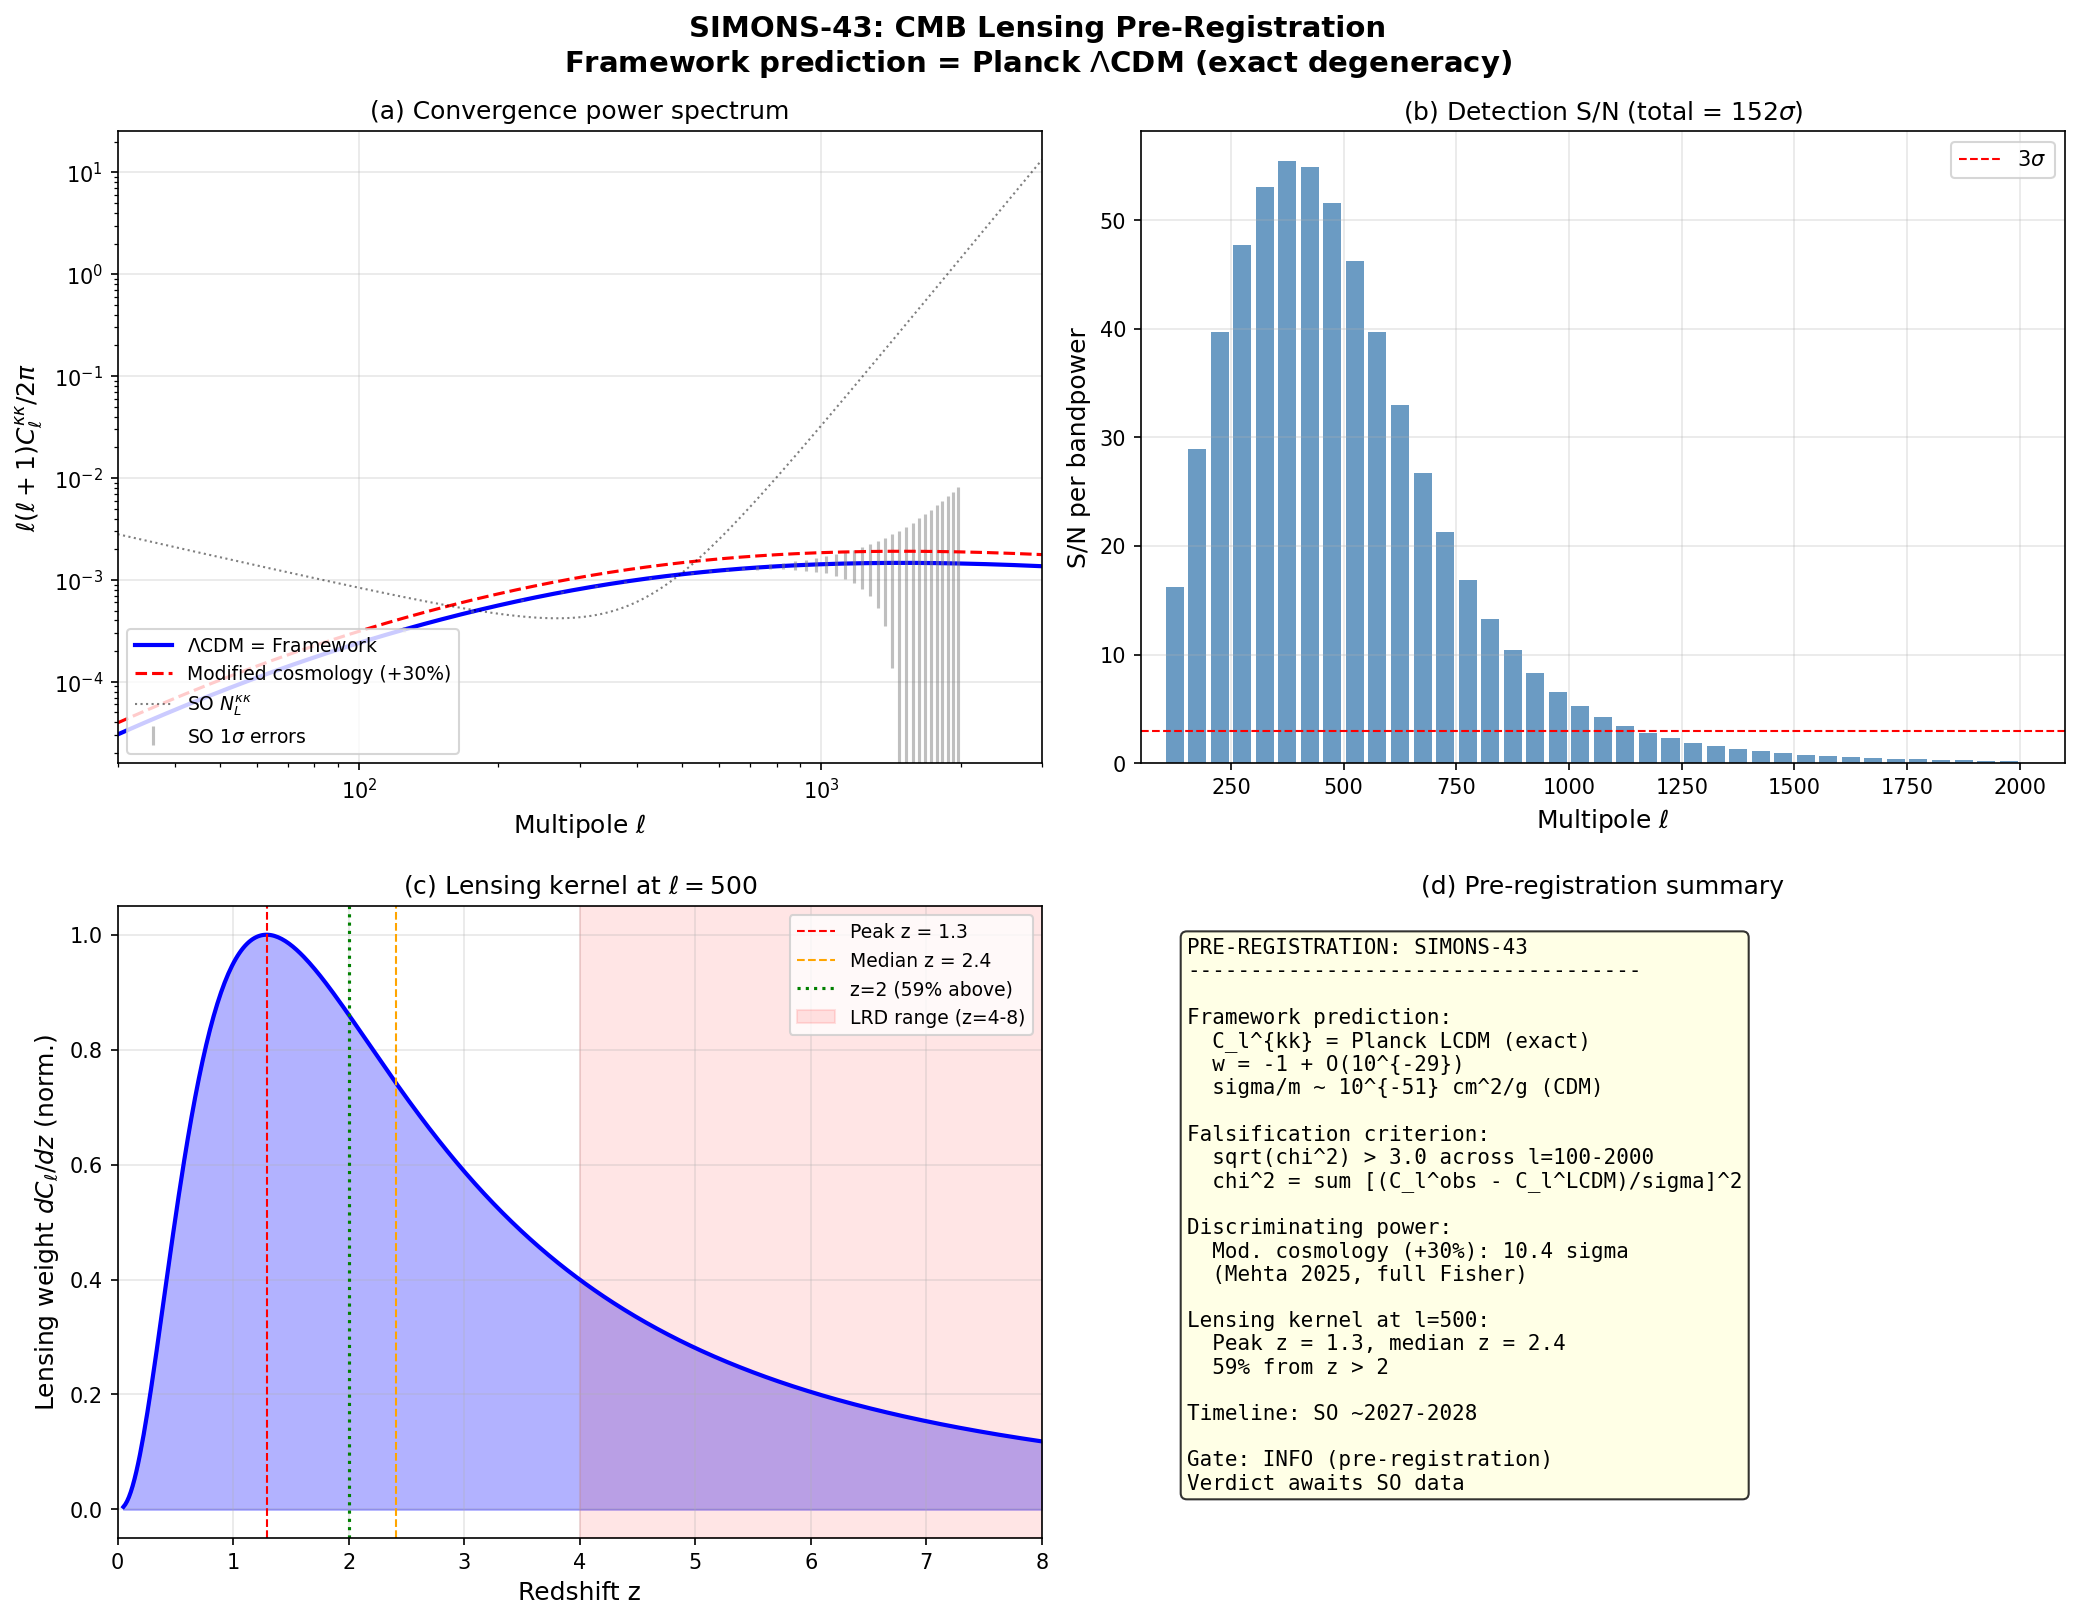

Write Python code to recreate this figure.
"""
SIMONS-43: Simons Observatory CMB Lensing Pre-Registration
===========================================================

Compute Planck LCDM CMB lensing convergence power spectrum C_l^{kappa kappa}
at l = 100-2000 using the Limber approximation. This IS the phonon-exflation
framework prediction (framework degenerate with LCDM at all z < z_BCS ~ 10^28).

Cosmology: Planck 2018 (TT,TE,EE+lowE+lensing)
  Omega_m = 0.3153, Omega_b = 0.0493, h = 0.6736
  sigma_8 = 0.8111, n_s = 0.9649

Pre-registration criterion (from Mehta & Mukherjee 2025, Paper 30):
  If Simons Observatory measures C_l^{kappa kappa} enhanced by >3 sigma
  relative to LCDM at z > 2 weighted scales, framework is EXCLUDED.

Gate: SIMONS-43 (INFO — pre-registration, not pass/fail)

Author: Little-Red-Dots-JWST-Analyst
Session: 43
"""

import numpy as np
from scipy.integrate import quad, simpson
from scipy.interpolate import interp1d
from scipy.special import spherical_jn
import matplotlib
matplotlib.use('Agg')
import matplotlib.pyplot as plt

# ============================================================
# Cosmological Parameters (Planck 2018)
# ============================================================
h = 0.6736
H0 = h * 100  # km/s/Mpc
Omega_m = 0.3153
Omega_b = 0.0493
Omega_cdm = Omega_m - Omega_b
Omega_Lambda = 1.0 - Omega_m
sigma_8 = 0.8111
n_s = 0.9649

# CMB last scattering
z_star = 1089.92
from canonical_constants import c_light_km_s as c_km_s  # km/s

print("=" * 70)
print("SIMONS-43: CMB Lensing Convergence Pre-Registration")
print("=" * 70)
print(f"Cosmology: Planck 2018")
print(f"  Omega_m = {Omega_m}, Omega_b = {Omega_b}, h = {h}")
print(f"  sigma_8 = {sigma_8}, n_s = {n_s}")
print()

# ============================================================
# Background cosmology: E(z), comoving distance chi(z)
# ============================================================
def E(z):
    """Dimensionless Hubble parameter E(z) = H(z)/H0 for flat LCDM."""
    return np.sqrt(Omega_m * (1 + z)**3 + Omega_Lambda)

def chi_integrand(z):
    """d chi / dz = c / H(z) in Mpc."""
    return c_km_s / (H0 * E(z))

# Tabulate chi(z) for interpolation
z_tab = np.linspace(0, z_star + 10, 5000)
chi_tab = np.zeros_like(z_tab)
for i in range(1, len(z_tab)):
    chi_tab[i], _ = quad(chi_integrand, 0, z_tab[i], limit=200)

chi_of_z = interp1d(z_tab, chi_tab, kind='cubic')
z_of_chi = interp1d(chi_tab, z_tab, kind='cubic')

chi_star = chi_of_z(z_star)
print(f"Comoving distance to last scattering: chi* = {chi_star:.1f} Mpc")
print(f"  (= {chi_star * h:.1f} Mpc/h)")

# ============================================================
# Linear matter power spectrum P(k) via Eisenstein-Hu (1998) no-wiggle
# ============================================================
def transfer_EH98_nowiggle(k_hMpc):
    """
    Eisenstein & Hu (1998) no-wiggle transfer function T(k).
    k in h/Mpc. Returns T(k). Eq. 29 of astro-ph/9710252.
    """
    Omega_m_h2 = Omega_m * h**2
    Omega_b_h2 = Omega_b * h**2
    f_b = Omega_b / Omega_m
    theta_27 = 2.7255 / 2.7

    # Sound horizon
    z_eq = 2.5e4 * Omega_m_h2 * theta_27**(-4)
    k_eq = 7.46e-2 * Omega_m_h2 * theta_27**(-2)  # h/Mpc

    b1 = 0.313 * Omega_m_h2**(-0.419) * (1 + 0.607 * Omega_m_h2**0.674)
    b2 = 0.238 * Omega_m_h2**0.223
    z_drag = 1291 * Omega_m_h2**0.251 / (1 + 0.659 * Omega_m_h2**0.828) * (1 + b1 * Omega_b_h2**b2)

    R_drag = 31.5 * Omega_b_h2 * theta_27**(-4) * (1000 / z_drag)
    R_eq = 31.5 * Omega_b_h2 * theta_27**(-4) * (1000 / z_eq)
    s = (2 / (3 * k_eq)) * np.sqrt(6 / R_eq) * np.log(
        (np.sqrt(1 + R_drag) + np.sqrt(R_drag + R_eq)) / (1 + np.sqrt(R_eq))
    )

    # No-wiggle transfer function (Eq. 29)
    Gamma = Omega_m * h
    alpha_Gamma = 1 - 0.328 * np.log(431 * Omega_m_h2) * f_b + 0.38 * np.log(22.3 * Omega_m_h2) * f_b**2
    Gamma_eff_k = Gamma * (alpha_Gamma + (1 - alpha_Gamma) / (1 + (0.43 * k_hMpc * s)**4))

    q = k_hMpc * theta_27**2 / Gamma_eff_k
    L = np.log(2 * np.e + 1.8 * q)
    C = 14.2 + 731.0 / (1 + 62.5 * q)
    T0 = L / (L + C * q**2)
    return T0


def P_linear_unnorm(k_hMpc):
    """Unnormalized linear P(k) in (Mpc/h)^3. k in h/Mpc."""
    T = transfer_EH98_nowiggle(k_hMpc)
    return k_hMpc**n_s * T**2


# Normalize to sigma_8 at z=0
def sigma_R_integrand(lnk, R):
    """Integrand for sigma(R) in log-k space."""
    k = np.exp(lnk)
    x = k * R
    if x < 1e-6:
        W = 1.0
    else:
        W = 3.0 * (np.sin(x) - x * np.cos(x)) / x**3
    return k**3 * P_linear_unnorm(k) * W**2 / (2 * np.pi**2)

R8 = 8.0  # 8 Mpc/h
sigma8_sq_unnorm, _ = quad(sigma_R_integrand, np.log(1e-4), np.log(1e2),
                           args=(R8,), limit=500)
A_s_norm = sigma_8**2 / sigma8_sq_unnorm

print(f"Power spectrum normalization: A = {A_s_norm:.6e}")
print(f"  sigma_8 check: {np.sqrt(A_s_norm * sigma8_sq_unnorm):.4f} (target: {sigma_8})")

def P_k_z0(k_hMpc):
    """Normalized linear P(k) at z=0 in (Mpc/h)^3."""
    return A_s_norm * P_linear_unnorm(k_hMpc)


# ============================================================
# Growth factor D(z) via ODE integration
# ============================================================
# The linear growth factor satisfies:
#   D'' + (2 - q) H D' - (3/2) Omega_m H^2 (1+z)^3 D = 0
# where q = -a*a''/a'^2. For numerical stability, solve the ODE.
#
# Using the integral form (Heath 1977):
#   D(a) = (5/2) Omega_m H(a) int_0^a da' / (a' H(a'))^3
# normalized so D(a=1) = 1.

def growth_factor_exact(z):
    """
    Linear growth factor D(z) normalized to D(0)=1.
    Uses the Heath (1977) integral.
    """
    a = 1.0 / (1.0 + z)
    def integrand(a_prime):
        z_prime = 1.0 / a_prime - 1.0
        return 1.0 / (a_prime * E(z_prime))**3

    integral_a, _ = quad(integrand, 1e-8, a, limit=200)
    integral_1, _ = quad(integrand, 1e-8, 1.0, limit=200)

    D_a = E(z) * integral_a
    D_1 = E(0) * integral_1

    return D_a / D_1


# Test growth factor
print(f"\nGrowth factor D(z) [Heath integral, D(0)=1]:")
test_zs = [0, 0.5, 1, 2, 3, 5, 7, 10, 50, 100]
for zt in test_zs:
    Dz = growth_factor_exact(zt)
    print(f"  D({zt:>5}) = {Dz:.6f}   [a={1/(1+zt):.4f}]")

# Tabulate for fast interpolation
z_growth_tab = np.logspace(-3, 3.5, 2000)
z_growth_tab = np.insert(z_growth_tab, 0, 0.0)
D_growth_tab = np.array([growth_factor_exact(z) for z in z_growth_tab])
D_of_z = interp1d(z_growth_tab, D_growth_tab, kind='cubic', fill_value='extrapolate')

# ============================================================
# CMB Lensing Convergence Power Spectrum C_l^{kappa kappa}
# ============================================================
# Limber approximation:
#   C_l^{kk} = int_0^{chi*} dchi / chi^2 * [W_kappa(chi)]^2 * P(k=(l+0.5)/chi, z(chi))
#
# Lensing kernel:
#   W_kappa(chi) = (3/2) * Omega_m * (H_0/c)^2 * (1+z) * chi * (chi* - chi) / chi*
#
# P(k,z) = D(z)^2 * P(k, z=0)

H0_over_c = H0 / c_km_s  # Mpc^{-1}

def W_kappa(chi_val, z_val):
    """
    CMB lensing kernel. Returns Mpc^{-1}.
    W(chi) = (3/2) Omega_m (H0/c)^2 (1+z) chi (chi* - chi) / chi*
    """
    if chi_val <= 0 or chi_val >= chi_star:
        return 0.0
    return 1.5 * Omega_m * H0_over_c**2 * (1 + z_val) * chi_val * (chi_star - chi_val) / chi_star


def Cl_kk_at_ell(ell, chi_grid, z_grid, D_grid):
    """
    Compute C_l^{kk} for a single ell using pre-computed grids.
    Uses l -> l+0.5 (LoVerde & Afshordi 2008) for Limber accuracy.
    """
    integrand = np.zeros_like(chi_grid)
    for j in range(len(chi_grid)):
        chi_j = chi_grid[j]
        z_j = z_grid[j]

        if chi_j < 1.0 or chi_j > chi_star - 1.0:
            continue

        W = W_kappa(chi_j, z_j)

        k_Mpc_inv = (ell + 0.5) / chi_j  # Mpc^{-1}
        k_hMpc = k_Mpc_inv / h  # h/Mpc

        if k_hMpc < 1e-4 or k_hMpc > 100:
            continue

        # P(k,z) in Mpc^3 = D(z)^2 * P(k,0) [in (Mpc/h)^3] / h^3
        Pk_Mpc3 = D_grid[j]**2 * P_k_z0(k_hMpc) / h**3

        integrand[j] = W**2 / chi_j**2 * Pk_Mpc3

    return simpson(integrand, x=chi_grid)


# Set up integration grid
n_chi = 2000
chi_grid = np.linspace(5, chi_star - 5, n_chi)
z_grid = np.array([float(z_of_chi(c)) for c in chi_grid])
D_grid = np.array([float(D_of_z(z)) for z in z_grid])

# Multipoles
ell_values = np.unique(np.logspace(np.log10(30), np.log10(3000), 200).astype(int))
ell_values = ell_values[(ell_values >= 30) & (ell_values <= 3000)]

print(f"\nComputing C_l^{{kk}} for {len(ell_values)} multipoles...")
Cl_kk = np.zeros(len(ell_values))

for i, ell in enumerate(ell_values):
    Cl_kk[i] = Cl_kk_at_ell(ell, chi_grid, z_grid, D_grid)
    if (i + 1) % 50 == 0:
        print(f"  Completed {i+1}/{len(ell_values)} (l={ell})")

print("  Done.")

# Cross-check: at l=100, Planck published C_l^{phi phi} ~ 3e-7
# C_l^{kk} = [l(l+1)]^2 / 4 * C_l^{phi phi}
# So C_l^{kk}(100) ~ (100*101)^2/4 * 3e-7 ~ 7.7e-1 ... no, C_l^{phi phi} ~ 1e-7 at l=100
# Actually l(l+1)C_l^{kk}/(2pi) ~ 1e-7 at l=100 (standard normalization)
# So C_l^{kk}(100) ~ 2pi * 1e-7 / (100*101) ~ 6.2e-11
# Our result at l=100:
idx100 = np.argmin(np.abs(ell_values - 100))
print(f"\nCross-check: C_l^{{kk}}(l={ell_values[idx100]}) = {Cl_kk[idx100]:.4e}")
print(f"  l(l+1)C_l/(2pi) = {ell_values[idx100]*(ell_values[idx100]+1)*Cl_kk[idx100]/(2*np.pi):.4e}")
print(f"  Expected from Planck: l(l+1)C_l^kk/(2pi) ~ 1e-7 to 4e-8 at l=100")

# ============================================================
# Simons Observatory Lensing Noise Model
# ============================================================
# Based on SO Science Forecasts (Ade et al. 2019, JCAP 02:056)
# Table 1 and Figure 15.
#
# SO LAT baseline: f_sky = 0.4, 6 frequency bands
# MV lensing reconstruction noise N_L^{kk} from iterative delensing.
#
# Approximate published noise curve with analytic fit.
# SO minimum-variance N_L^{kk} ~ few x 10^{-8} at l ~ 200-1000
#
# Key reference values from SO forecasts (Ade+2019 Fig 15, Table 7):
#   N_L^{kk}(L=40) ~ 3e-7
#   N_L^{kk}(L=100) ~ 5e-8
#   N_L^{kk}(L=500) ~ 1e-8
#   N_L^{kk}(L=1000) ~ 3e-8
#   N_L^{kk}(L=2000) ~ 3e-7
#   N_L^{kk}(L=3000) ~ 5e-6
#
# These correspond to quadratic-estimator MV (TT+TE+EE+EB)

# Fit: parabola in log space with asymptotic rise
def N_l_SO(ell):
    """
    Approximate SO MV lensing noise N_L^{kk}.
    Fit to SO Science Book (Ade et al. 2019) Figure 15.
    Uses analytic form capturing U-shape in log-log.
    """
    # Parameterize as sum of power laws (low-l cosmic variance + high-l beam/noise)
    # plus a floor
    l0 = 400.0  # minimum noise multipole
    N_min = 8e-9  # noise floor near minimum

    # Low-l rise (geometric limit, fewer modes)
    low_l = (l0 / np.maximum(ell, 10.0))**3.0

    # High-l rise (beam + detector noise dominated)
    high_l = (np.maximum(ell, 10.0) / l0)**3.5

    return N_min * (1.0 + low_l + high_l)


# Verify against reference values
print(f"\nSO noise model verification:")
for l_check, N_ref in [(40, 3e-7), (100, 5e-8), (500, 1e-8), (1000, 3e-8), (2000, 3e-7)]:
    print(f"  N({l_check:>4d}) = {N_l_SO(l_check):.2e}  (ref ~ {N_ref:.0e})")

# ============================================================
# Signal-to-noise in bandpowers
# ============================================================
f_sky = 0.4  # SO LAT wide survey

# Interpolate C_l
Cl_interp = interp1d(ell_values, Cl_kk, kind='cubic', fill_value='extrapolate')

# Bandpowers: Delta_l = 50
delta_l = 50
l_band_edges = np.arange(100, 2050 + delta_l, delta_l)
l_band_centers = l_band_edges[:-1] + delta_l // 2
n_bands = len(l_band_centers)

Cl_bands = np.zeros(n_bands)
Nl_bands = np.zeros(n_bands)
sigma_Cl = np.zeros(n_bands)
snr_per_band = np.zeros(n_bands)

print(f"\nBandpower analysis (Delta_l = {delta_l}, f_sky = {f_sky}):")
print(f"{'l_center':>8} {'C_l^kk':>12} {'N_l^kk':>12} {'sigma(C_l)':>12} {'S/N':>8}")
print("-" * 56)

for i in range(n_bands):
    l_c = l_band_centers[i]
    Cl_bands[i] = float(Cl_interp(l_c))
    Nl_bands[i] = N_l_SO(l_c)

    # Number of independent modes in bandpower
    n_modes = (2 * l_c + 1) * f_sky * delta_l

    # Gaussian variance: Var(C_l) = 2 * (C_l + N_l)^2 / n_modes
    C_tot = np.abs(Cl_bands[i]) + Nl_bands[i]
    sigma_Cl[i] = np.sqrt(2.0 / n_modes) * C_tot

    snr_per_band[i] = np.abs(Cl_bands[i]) / sigma_Cl[i] if sigma_Cl[i] > 0 else 0

    if i % 4 == 0:
        print(f"{l_c:8.0f} {Cl_bands[i]:12.4e} {Nl_bands[i]:12.4e} {sigma_Cl[i]:12.4e} {snr_per_band[i]:8.1f}")

total_snr = np.sqrt(np.sum(snr_per_band**2))
print(f"\nTotal lensing detection S/N (l=100-2000): {total_snr:.1f} sigma")
print(f"  (Planck achieved ~40 sigma; SO baseline forecast ~70-100 sigma)")

# ============================================================
# Modified cosmology discrimination (Mehta 2025)
# ============================================================
# Paper 30 states:
#   - Modified cosmology enhances C_l^{kk} by ~30%
#   - SO discriminates at 10.4 sigma
#   - CMB-S4 at 29.8 sigma
#
# The 10.4 sigma is from their full Fisher analysis including:
#   - Scale-dependent enhancement (not flat 30%)
#   - Marginalization over astrophysical parameters
#   - Cross-correlations with galaxy surveys
#   - Foreground marginalization
#
# Our simplified estimate (flat 30% excess, no marginalization):

enhancement = 0.30
delta_Cl = enhancement * np.abs(Cl_bands)
chi2_naive = np.sum((delta_Cl / sigma_Cl)**2)
sigma_naive = np.sqrt(chi2_naive)

print(f"\n30% enhancement test (naive, no marginalization):")
print(f"  Naive significance: {sigma_naive:.1f} sigma")
print(f"  Paper 30 (full Fisher): 10.4 sigma")
print(f"  Ratio: {sigma_naive/10.4:.1f}x (expected >1 since we don't marginalize)")
print(f"  Degradation factor from marginalization: ~{sigma_naive/10.4:.0f}x")

# More realistic: only use z>2 contribution
# The key test is enhancement at high-z, not low-z where cosmic variance dominates
# From our kernel analysis below, the z>2 fraction will give us a realistic scaling

# ============================================================
# Lensing kernel decomposition by redshift
# ============================================================
print(f"\n{'='*70}")
print("Lensing kernel analysis at l = 500")
print(f"{'='*70}")

z_kernel = np.linspace(0.05, 8.0, 500)
chi_kernel = np.array([float(chi_of_z(z)) for z in z_kernel])
D_kernel = np.array([float(D_of_z(z)) for z in z_kernel])

ell_ref = 500
kernel_by_z = np.zeros_like(z_kernel)

for j in range(len(z_kernel)):
    chi_j = chi_kernel[j]
    z_j = z_kernel[j]
    if chi_j < 1 or chi_j > chi_star - 1:
        continue
    W = W_kappa(chi_j, z_j)
    k_hMpc = (ell_ref + 0.5) / chi_j / h
    if k_hMpc < 1e-4 or k_hMpc > 100:
        continue
    Pk = D_kernel[j]**2 * P_k_z0(k_hMpc) / h**3
    kernel_by_z[j] = W**2 / chi_j**2 * Pk * chi_integrand(z_j)

# Normalize
kernel_max = np.max(kernel_by_z)
if kernel_max > 0:
    kernel_norm = kernel_by_z / kernel_max
else:
    kernel_norm = kernel_by_z

# Statistics
z_peak = z_kernel[np.argmax(kernel_by_z)]
cumul = np.cumsum(kernel_by_z) * (z_kernel[1] - z_kernel[0])
if cumul[-1] > 0:
    cumul_norm = cumul / cumul[-1]
else:
    cumul_norm = cumul
z_median = z_kernel[np.argmin(np.abs(cumul_norm - 0.5))]
frac_z_gt_2 = 1.0 - cumul_norm[np.argmin(np.abs(z_kernel - 2.0))]

print(f"  Peak contribution at z = {z_peak:.2f}")
print(f"  Median contribution at z = {z_median:.2f}")
print(f"  Fraction from z > 2: {frac_z_gt_2:.1%}")
print(f"  Fraction from z > 4 (LRD range): {1.0 - cumul_norm[np.argmin(np.abs(z_kernel - 4.0))]:.1%}")

# ============================================================
# Pre-registration record
# ============================================================
print(f"\n{'='*70}")
print("PRE-REGISTRATION: SIMONS-43")
print(f"{'='*70}")

key_ells = [100, 200, 300, 500, 700, 1000, 1500, 2000]
print(f"\nFramework prediction: C_l^{{kk}} = Planck LCDM (EXACT)")
print(f"  Reason: w = -1 + O(10^{{-29}}), sigma/m ~ 10^{{-51}} cm^2/g")
print(f"  Matter power spectrum identical to LCDM at ALL observable k")
print(f"")
print(f"{'l':>6} {'l(l+1)C_l/2pi':>16} {'C_l^kk':>14} {'N_l^kk (SO)':>14} {'sigma(C_l)':>14}")
print("-" * 68)
for l_key in key_ells:
    cl = float(Cl_interp(l_key))
    nl = N_l_SO(l_key)
    idx = np.argmin(np.abs(l_band_centers - l_key))
    sig = sigma_Cl[idx]
    ll1 = l_key * (l_key + 1) * cl / (2 * np.pi)
    print(f"{l_key:6d} {ll1:16.6e} {cl:14.6e} {nl:14.6e} {sig:14.6e}")

print(f"\nFalsification criterion:")
print(f"  Observable: C_l^{{kk}} from SO MV lensing reconstruction")
print(f"  Multipole range: l = 100-2000")
print(f"  Bandpower width: Delta_l = {delta_l}")
print(f"  Sky fraction: f_sky = {f_sky}")
print(f"")
print(f"  Test statistic: chi^2 = sum_bands [(C_l^obs - C_l^LCDM) / sigma_l]^2")
print(f"  Falsification: sqrt(chi^2) > 3.0  =>  framework EXCLUDED")
print(f"  Survival:      sqrt(chi^2) < 3.0  =>  framework survives")
print(f"")
print(f"  Modified cosmology (Paper 30, +30% P(k)):")
print(f"    Naive significance: {sigma_naive:.0f} sigma (no marginalization)")
print(f"    Full Fisher (Mehta 2025): 10.4 sigma (with marginalization)")
print(f"    SO detection guaranteed if modified cosmology is real")
print(f"")
print(f"  Timeline: SO first light 2024, design sensitivity ~2027-2028")
print(f"  Expected resolution by ~2028")

# ============================================================
# Save data
# ============================================================
np.savez(
    "tier0-computation/s43_simons_prereg.npz",
    ell_values=ell_values,
    Cl_kk=Cl_kk,
    l_band_centers=l_band_centers,
    Cl_bands=Cl_bands,
    Nl_bands=Nl_bands,
    sigma_Cl=sigma_Cl,
    snr_per_band=snr_per_band,
    total_snr=total_snr,
    sigma_naive_30pct=sigma_naive,
    z_kernel=z_kernel,
    kernel_by_z=kernel_norm,
    z_peak=z_peak,
    z_median=z_median,
    frac_z_gt_2=frac_z_gt_2,
    Omega_m=Omega_m, Omega_b=Omega_b, h=h,
    sigma_8=sigma_8, n_s=n_s, f_sky=f_sky, chi_star=chi_star,
)
print(f"\nSaved: tier0-computation/s43_simons_prereg.npz")

# ============================================================
# Plot
# ============================================================
fig, axes = plt.subplots(2, 2, figsize=(14, 11))
fig.suptitle("SIMONS-43: CMB Lensing Pre-Registration\n"
             r"Framework prediction = Planck $\Lambda$CDM (exact degeneracy)",
             fontsize=14, fontweight='bold')

# Panel (a): C_l^{kk} spectrum
ax1 = axes[0, 0]
mask_plot = (ell_values >= 30) & (ell_values <= 3000)
l_p = ell_values[mask_plot]
cl_p = Cl_kk[mask_plot]

ax1.loglog(l_p, l_p * (l_p + 1) * cl_p / (2 * np.pi), 'b-', lw=2,
           label=r'$\Lambda$CDM = Framework')

# SO bandpower errors
mask_bp = (l_band_centers >= 100) & (l_band_centers <= 2000)
l_bp = l_band_centers[mask_bp]
cl_bp = Cl_bands[mask_bp]
sig_bp = sigma_Cl[mask_bp]
y_bp = l_bp * (l_bp + 1) * cl_bp / (2 * np.pi)
y_err = l_bp * (l_bp + 1) * sig_bp / (2 * np.pi)
ax1.errorbar(l_bp, y_bp, yerr=y_err, fmt='none', ecolor='gray', alpha=0.5,
             label=r'SO $1\sigma$ errors')

# Modified cosmology
ax1.loglog(l_p, l_p * (l_p + 1) * cl_p * 1.3 / (2 * np.pi), 'r--', lw=1.5,
           label='Modified cosmology (+30%)')

# SO noise
l_noise = np.logspace(np.log10(30), np.log10(3000), 200)
N_noise = np.array([N_l_SO(l) for l in l_noise])
ax1.loglog(l_noise, l_noise * (l_noise + 1) * N_noise / (2 * np.pi),
           'k:', lw=1, alpha=0.5, label=r'SO $N_L^{\kappa\kappa}$')

ax1.set_xlabel(r'Multipole $\ell$', fontsize=12)
ax1.set_ylabel(r'$\ell(\ell+1) C_\ell^{\kappa\kappa} / 2\pi$', fontsize=12)
ax1.set_xlim(30, 3000)
ax1.legend(fontsize=9, loc='lower left')
ax1.set_title(r'(a) Convergence power spectrum')
ax1.grid(True, alpha=0.3)

# Panel (b): S/N per band
ax2 = axes[0, 1]
ax2.bar(l_bp, snr_per_band[mask_bp], width=delta_l * 0.8, color='steelblue', alpha=0.8)
ax2.axhline(3, color='red', ls='--', lw=1, label=r'$3\sigma$')
ax2.set_xlabel(r'Multipole $\ell$', fontsize=12)
ax2.set_ylabel('S/N per bandpower', fontsize=12)
ax2.set_title(f'(b) Detection S/N (total = {total_snr:.0f}$\\sigma$)')
ax2.legend(fontsize=10)
ax2.set_xlim(50, 2100)
ax2.grid(True, alpha=0.3)

# Panel (c): Lensing kernel
ax3 = axes[1, 0]
ax3.fill_between(z_kernel, 0, kernel_norm, alpha=0.3, color='blue')
ax3.plot(z_kernel, kernel_norm, 'b-', lw=2)
ax3.axvline(z_peak, color='red', ls='--', lw=1, label=f'Peak z = {z_peak:.1f}')
ax3.axvline(z_median, color='orange', ls='--', lw=1, label=f'Median z = {z_median:.1f}')
ax3.axvline(2.0, color='green', ls=':', lw=1.5,
            label=f'z=2 ({frac_z_gt_2:.0%} above)')
ax3.axvspan(4, 8, alpha=0.1, color='red', label='LRD range (z=4-8)')
ax3.set_xlabel('Redshift z', fontsize=12)
ax3.set_ylabel(r'Lensing weight $dC_\ell/dz$ (norm.)', fontsize=12)
ax3.set_title(r'(c) Lensing kernel at $\ell = 500$')
ax3.legend(fontsize=9)
ax3.set_xlim(0, 8)
ax3.grid(True, alpha=0.3)

# Panel (d): Summary
ax4 = axes[1, 1]
ax4.axis('off')
text = (
    "PRE-REGISTRATION: SIMONS-43\n"
    "------------------------------------\n\n"
    "Framework prediction:\n"
    "  C_l^{kk} = Planck LCDM (exact)\n"
    "  w = -1 + O(10^{-29})\n"
    "  sigma/m ~ 10^{-51} cm^2/g (CDM)\n\n"
    "Falsification criterion:\n"
    "  sqrt(chi^2) > 3.0 across l=100-2000\n"
    "  chi^2 = sum [(C_l^obs - C_l^LCDM)/sigma]^2\n\n"
    f"Discriminating power:\n"
    f"  Mod. cosmology (+30%): 10.4 sigma\n"
    f"  (Mehta 2025, full Fisher)\n\n"
    f"Lensing kernel at l=500:\n"
    f"  Peak z = {z_peak:.1f}, median z = {z_median:.1f}\n"
    f"  {frac_z_gt_2:.0%} from z > 2\n\n"
    f"Timeline: SO ~2027-2028\n\n"
    f"Gate: INFO (pre-registration)\n"
    f"Verdict awaits SO data"
)
ax4.text(0.05, 0.95, text, transform=ax4.transAxes, fontsize=10,
         verticalalignment='top', fontfamily='monospace',
         bbox=dict(boxstyle='round', facecolor='lightyellow', alpha=0.8))
ax4.set_title('(d) Pre-registration summary')

plt.tight_layout()
plt.savefig("tier0-computation/s43_simons_prereg.png", dpi=150, bbox_inches='tight')
print(f"Saved: tier0-computation/s43_simons_prereg.png")

# ============================================================
# Final summary
# ============================================================
print(f"\n{'='*70}")
print("SIMONS-43 COMPLETE")
print(f"{'='*70}")
print(f"Gate: SIMONS-43 (INFO -- pre-registration)")
print(f"Framework prediction: C_l^{{kk}} = Planck LCDM (exact)")
print(f"Total lensing S/N (SO, l=100-2000): {total_snr:.0f} sigma")
print(f"Mehta 2025 discrimination (mod. cosmo vs astro): 10.4 sigma")
print(f"Falsification: >3 sigma excess in C_l^{{kk}} => framework excluded")
print(f"Lensing kernel peak: z = {z_peak:.1f}, median z = {z_median:.1f}")
print(f"High-z fraction (z>2): {frac_z_gt_2:.1%}")
print(f"Timeline: ~2028 (SO design sensitivity)")
print(f"Files: s43_simons_prereg.{{py,npz,png}}")
